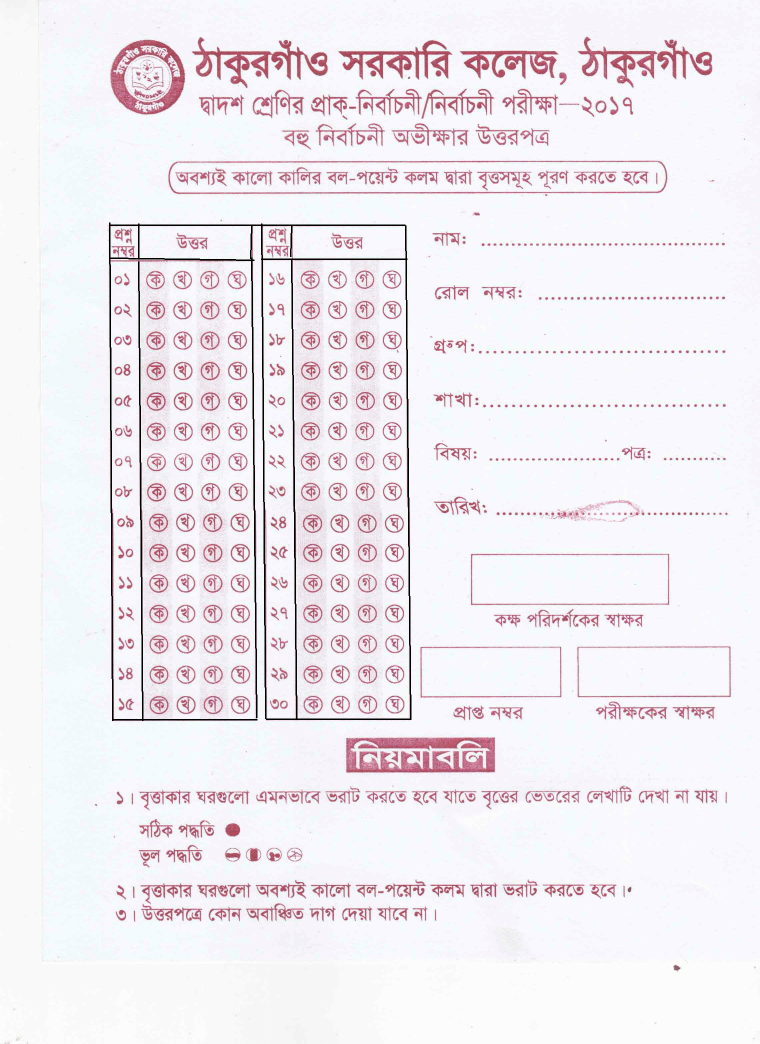
#> input picture resources/omr-imgs/omr-1-ori.png, 1520 x 2087 px (shown at 1/2 size)
$ python omr-analysis.py
#> lines starting #> are read from the running program, lines starting #| are printed output that depends on the picture; after the words box and inside, x2 and y2 are one past the last pixel; in counts of white or black regions, pixels touching at a corner belong together
import numpy as np
import imutils
import cv2
from matplotlib import pyplot as plt

bgr_img = cv2.imread('../../resources/omr-imgs/omr-1-ori.png')
#> bgr_img is the input picture: shape (2087, 1520, 3); mean B, G, R 240.4, 234.9, 240.2
bgr_img = imutils.resize(bgr_img, width=1200)
#> bgr_img: shape (1647, 1200, 3)
gray_img = cv2.cvtColor(bgr_img, cv2.COLOR_BGR2GRAY)
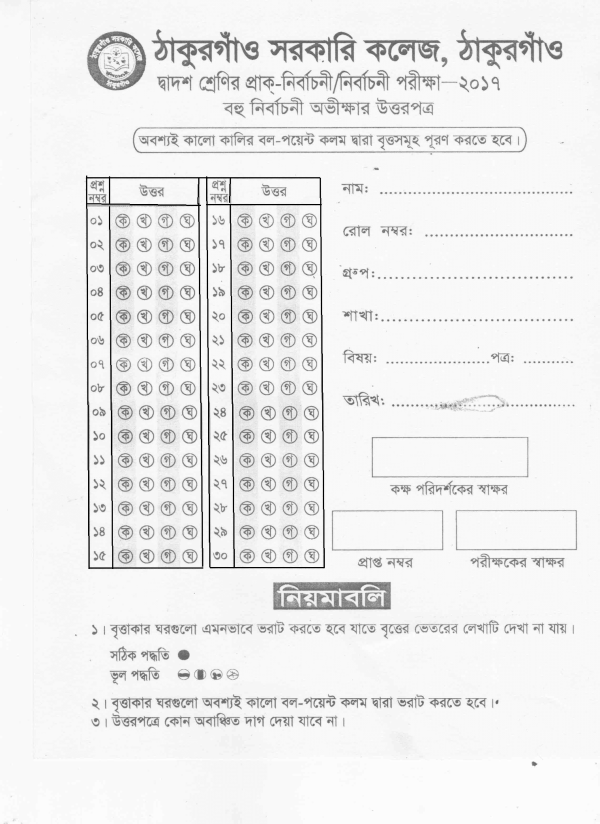
#> gray_img: shape (1647, 1200) (shown at 1/2 size); min 0, max 254, mean 237.1
# gray_img = cv2.medianBlur(gray_img, 3)
# gray_img = cv2.GaussianBlur(gray_img, (3, 3), 0)
otsu_threshold_img = cv2.threshold(gray_img, 0, 255, cv2.THRESH_BINARY + cv2.THRESH_OTSU)[1]
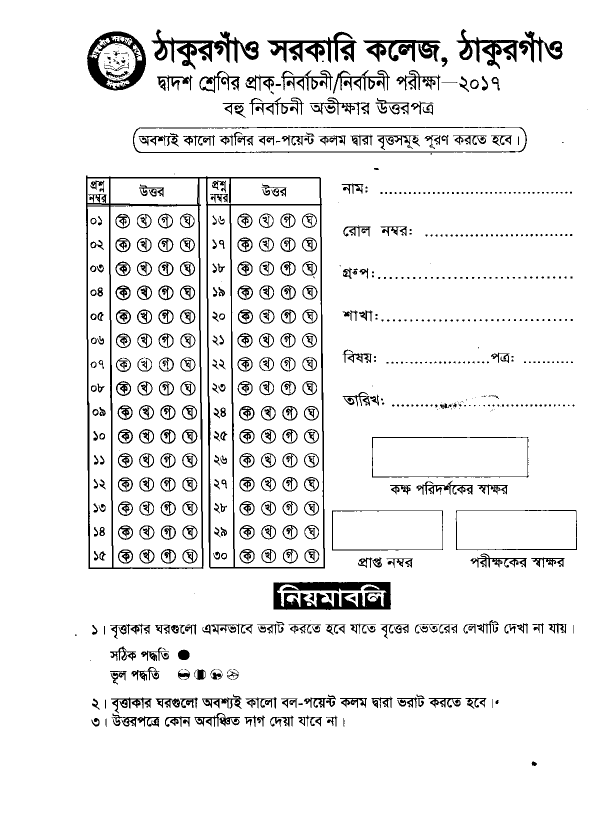
#> otsu_threshold_img: shape (1647, 1200) (shown at 1/2 size); 92.6% white; 722 black regions (360 under 20 px), largest, box (x1, y1, x2, y2) and area: (172, 351, 650, 1138) 19079, (547, 1164, 782, 1220) 8789, (174, 63, 292, 181) 5184

el = cv2.getStructuringElement(cv2.MORPH_ELLIPSE, (3, 3))
otsu_threshold_img = cv2.erode(otsu_threshold_img, el, iterations=2)
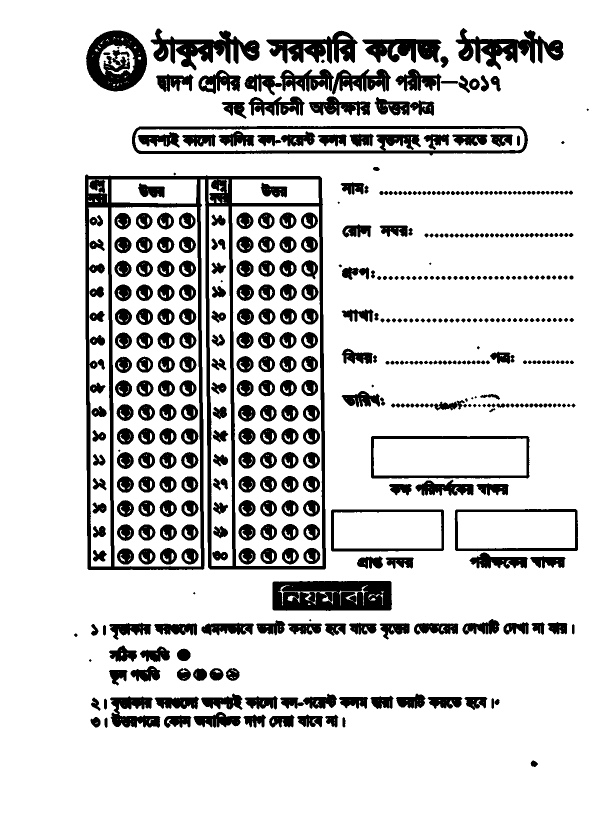
#> otsu_threshold_img: shape (1647, 1200) (shown at 1/2 size); 83.5% white; 491 black regions (13 under 20 px), largest, box (x1, y1, x2, y2) and area: (170, 349, 652, 1140) 46004, (545, 1162, 784, 1222) 12781, (264, 252, 1056, 311) 11422
otsu_threshold_img = cv2.dilate(otsu_threshold_img, el, iterations=1)
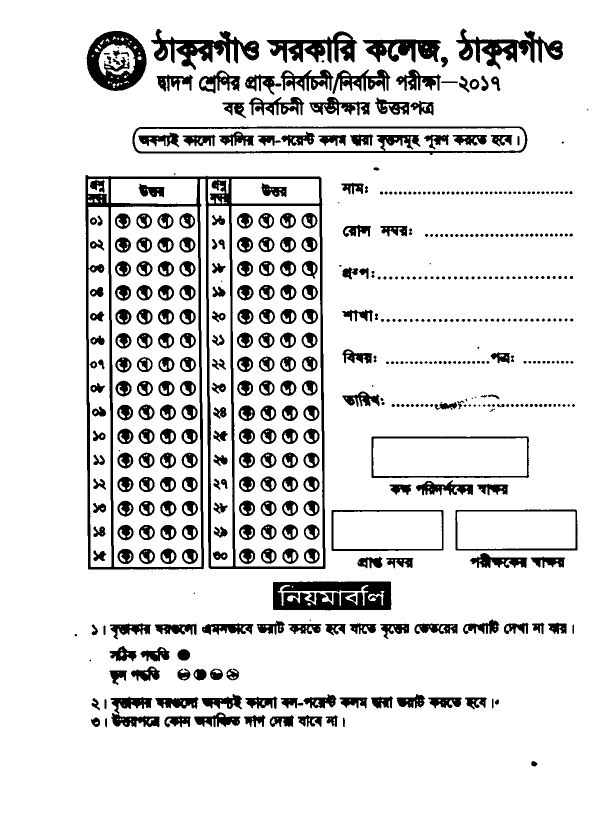
#> otsu_threshold_img: shape (1647, 1200) (shown at 1/2 size); 87.3% white; 510 black regions (26 under 20 px), largest, box (x1, y1, x2, y2) and area: (171, 350, 651, 1139) 32835, (546, 1163, 783, 1221) 10808, (265, 253, 1055, 310) 7808

# [6 lines of commented-out code are left out]

cropped_grayscale_thresh = otsu_threshold_img[400:1150, 220:410]
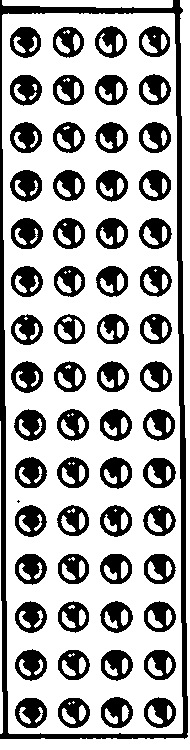
#> cropped_grayscale_thresh: shape (750, 190); 69.5% white; 62 black regions (1 under 20 px), largest, box (x1, y1, x2, y2) and area: (0, 0, 188, 739) 8669, (10, 170, 42, 202) 659, (11, 218, 43, 249) 653
cropped_grayscale = gray_img[400:1150, 220:410]
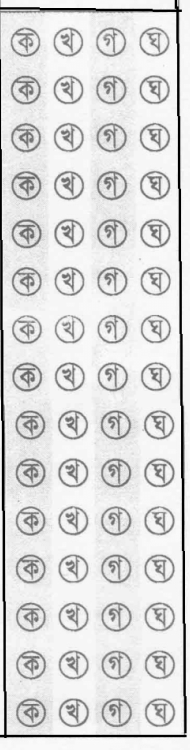
#> cropped_grayscale: shape (750, 190); min 0, max 253, mean 218.6
circles = cv2.HoughCircles(cropped_grayscale_thresh, cv2.HOUGH_GRADIENT, dp=2, minDist=30, param1=50, param2=30, minRadius=14,
                           maxRadius=16)
#> circles = 60 rows, first 8: [69, 329, 14.8], [69, 281, 14.8], [25, 137, 14.8], [153, 41, 14.8], [69, 137, 14.8], [31, 665, 14.8], [25, 41, 14.8], [27, 281, 14.8]

circles = np.uint16(np.around(circles))
#> circles = 60 rows, first 8: [69, 329, 15], [69, 281, 15], [25, 137, 15], [153, 41, 15], [69, 137, 15], [31, 665, 15], [25, 41, 15], [27, 281, 15]
print(circles.shape)
#| (1, 60, 3)
if len(circles) is not None:
    cimg = cv2.cvtColor(cropped_grayscale, cv2.COLOR_GRAY2BGR)
    allCircles = circles[0]
#> allCircles has the same summary as circles
    print('allCircles', allCircles.shape, allCircles.dtype)
#| allCircles (60, 3) uint16

    # allCircles = sorted(allCircles, key=lambda b: b[1], reverse=False)
    # allCircles = sorted(allCircles, key=lambda b: b[0], reverse=False)
    allCircles = allCircles[np.lexsort((allCircles[:, 0], allCircles[:, 1]))]
#> allCircles = 60 rows, first 8: [25, 41, 15], [69, 41, 15], [153, 41, 15], [111, 43, 15], [25, 89, 15], [69, 89, 15], [111, 89, 15], [155, 89, 15]
    seq = 1
    for i in allCircles:
        # draw the outer circle
        cv2.circle(cimg, (i[0], i[1]), i[2], (0, 255, 0), 1)
        # draw the center of the circle
        # cv2.circle(cimg, (i[0], i[1]), 2, (0, 0, 255), 3)
        # cv2.putText(cimg, "[" + str(i[0]) + "-" + str(i[1]) + "]", (i[0], i[1]), cv2.FONT_HERSHEY_PLAIN, .6, (0, 0, 0))
        cv2.putText(cimg, "[" + str(seq) + "]", (i[0] - 10, i[1] + 5), cv2.FONT_HERSHEY_PLAIN, .7, (0, 0, 0))
        seq += 1
#> this loop made 60 passes
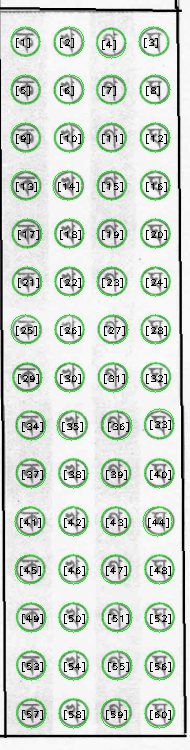
#> cimg: shape (750, 190, 3); mean B, G, R 207.6, 216.6, 207.6
#> after the loop, seq = 61

    cv2.imwrite('../../resources/omr-imgs/img-detected-circle.png', cimg)
    cv2.imshow("otsu_threshold_img", cimg)
    cv2.waitKey(0)
    cv2.destroyAllWindows()
exit(0)
#> (the program exits here)

$ run again, with resources/omr-imgs/30.png copied over resources/omr-imgs/omr-1-ori.png
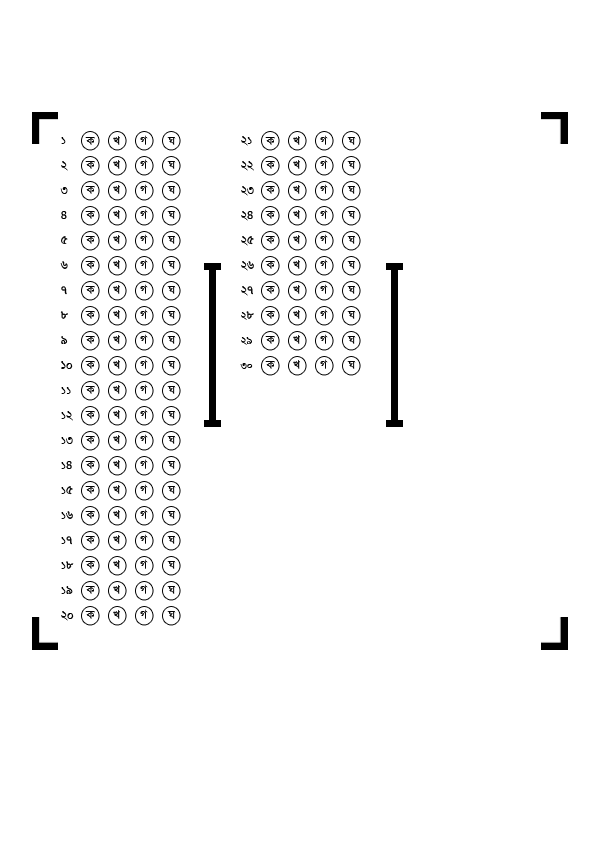
#> input picture resources/omr-imgs/30.png, 595 x 842 px
#> bgr_img is the input picture: shape (842, 595, 3); min 0, max 255, mean 247.7
#> bgr_img: shape (1698, 1200, 3)
#> `otsu_threshold_img = cv2.threshold(gray_img, 0, 255, cv2.THRESH_BINARY..`:
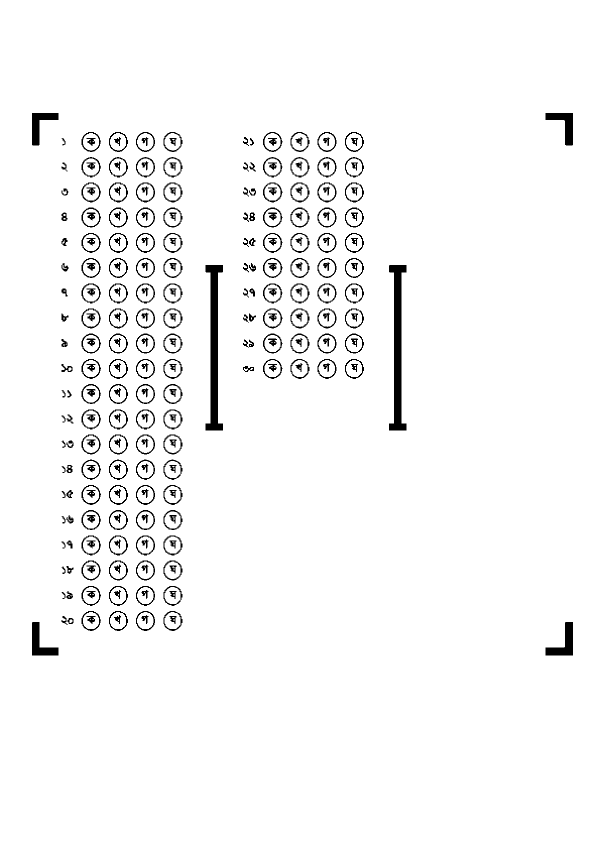
#> otsu_threshold_img: shape (1698, 1200) (shown at 1/2 size); 96.4% white; 294 black regions, largest, box (x1, y1, x2, y2) and area: (411, 530, 446, 861) 5543, (778, 530, 813, 861) 5543, (1091, 1244, 1146, 1311) 1696
#> cropped_grayscale_thresh: shape (750, 190); 78.3% white; 93 black regions, largest, box (x1, y1, x2, y2) and area: (106, 569, 146, 611) 538, (106, 65, 146, 107) 537, (106, 317, 146, 359) 537
#> `circles = cv2.HoughCircles(cropped_grayscale_thresh, cv2.HOUGH_GRADIEN..`: circles = 42 rows, first 8: [125, 337, 14.8], [125, 85, 14.8], [125, 589, 14.8], [15, 589, 14.8], [15, 85, 14.8], [15, 337, 14.8], [125, 539, 14.8], [125, 287, 14.8]
#> `circles = np.uint16(np.around(circles))`: circles = 42 rows, first 8: [125, 337, 15], [125, 85, 15], [125, 589, 15], [15, 589, 15], [15, 85, 15], [15, 337, 15], [125, 539, 15], [125, 287, 15]
#| (1, 42, 3)
#> `allCircles = circles[0]`: allCircles has the same summary as circles
#| allCircles (42, 3) uint16
#> `allCircles = allCircles[np.lexsort((allCircles[:, 0], allCircles[:, 1]..`: allCircles = 42 rows, first 8: [15, 35, 15], [71, 35, 15], [125, 35, 15], [15, 85, 15], [71, 85, 15], [125, 85, 15], [125, 135, 15], [15, 137, 15]
#> the loop `for i in allCircles:` made 42 passes
#> after the loop `for i in allCircles:`:
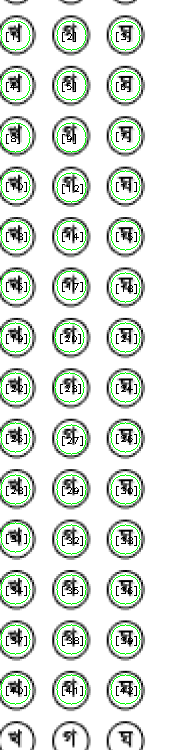
#> cimg: shape (750, 190, 3); mean B, G, R 221.2, 227.5, 221.2
#> after the loop `for i in allCircles:`: seq = 43

$ run again, with resources/omr-imgs/40.png copied over resources/omr-imgs/omr-1-ori.png
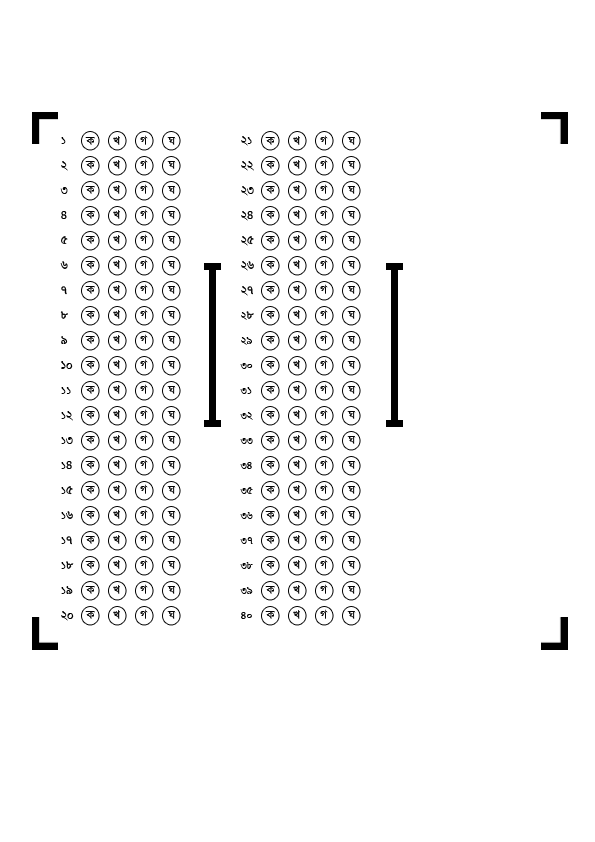
#> input picture resources/omr-imgs/40.png, 595 x 842 px
#> bgr_img is the input picture: shape (842, 595, 3); min 0, max 255, mean 245.9
#> bgr_img: shape (1698, 1200, 3)
#> `otsu_threshold_img = cv2.threshold(gray_img, 0, 255, cv2.THRESH_BINARY..`:
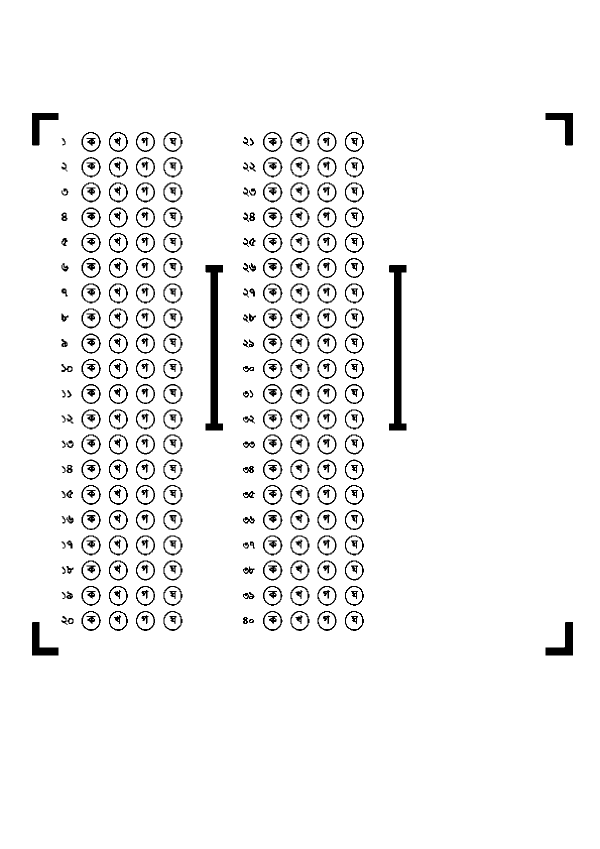
#> otsu_threshold_img: shape (1698, 1200) (shown at 1/2 size); 95.5% white; 387 black regions, largest, box (x1, y1, x2, y2) and area: (411, 530, 446, 861) 5544, (778, 530, 813, 861) 5543, (1091, 1244, 1146, 1311) 1696
#> cropped_grayscale_thresh: shape (750, 190); 78.1% white; 93 black regions, largest, box (x1, y1, x2, y2) and area: (106, 317, 146, 359) 540, (106, 569, 146, 611) 540, (106, 216, 146, 258) 539
#> `circles = cv2.HoughCircles(cropped_grayscale_thresh, cv2.HOUGH_GRADIEN..`: circles = 42 rows, first 8: [125, 337, 14.8], [125, 85, 14.8], [125, 589, 14.8], [15, 337, 14.8], [15, 589, 14.8], [15, 85, 14.8], [125, 539, 14.8], [125, 287, 14.8]
#> `circles = np.uint16(np.around(circles))`: circles = 42 rows, first 8: [125, 337, 15], [125, 85, 15], [125, 589, 15], [15, 337, 15], [15, 589, 15], [15, 85, 15], [125, 539, 15], [125, 287, 15]
#| (1, 42, 3)
#> `allCircles = circles[0]`: allCircles has the same summary as circles
#| allCircles (42, 3) uint16
#> `allCircles = allCircles[np.lexsort((allCircles[:, 0], allCircles[:, 1]..`: allCircles = 42 rows, first 8: [15, 35, 15], [71, 35, 15], [125, 35, 15], [15, 85, 15], [71, 85, 15], [125, 85, 15], [71, 135, 15], [125, 135, 15]
#> the loop `for i in allCircles:` made 42 passes
#> after the loop `for i in allCircles:`:
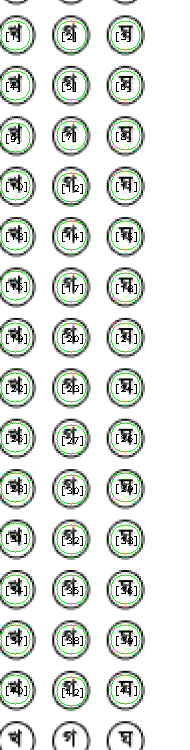
#> cimg: shape (750, 190, 3); mean B, G, R 221.1, 227.4, 221.1
#> after the loop `for i in allCircles:`: seq = 43
